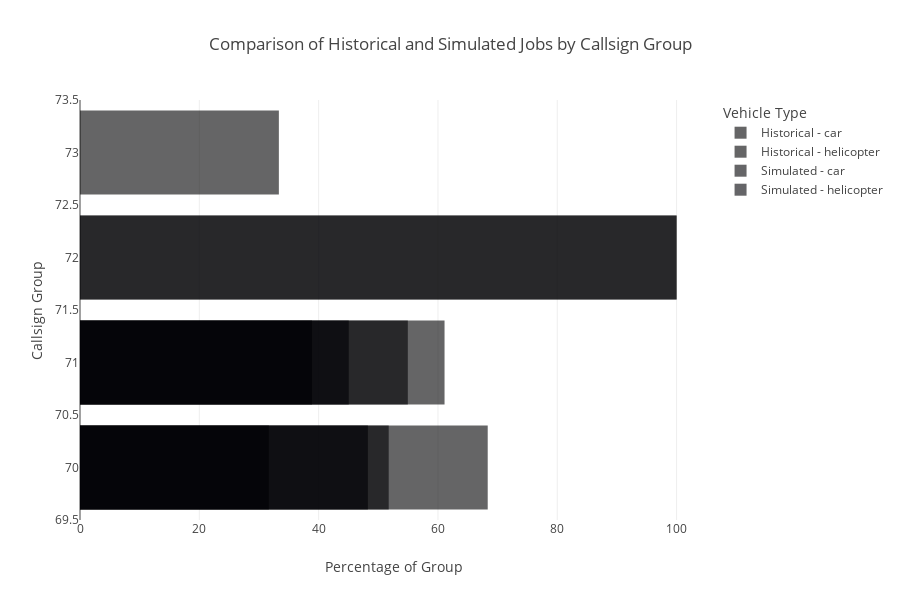

Notebook source saved alongside this figure:
### Code cell
import plotly.graph_objects as go

# First bar chart (Jobs by Callsign Group)
fig1 = go.Figure()

for vehicle in jobs_by_callsign_long["vehicle_type"].unique():
    filtered_data = jobs_by_callsign_long[
        jobs_by_callsign_long["vehicle_type"] == vehicle
    ].groupby(["callsign_group", "vehicle_type", "callsign"])[["percentage_of_group"]].mean().reset_index()

    fig1.add_trace(go.Bar(
        x=filtered_data["percentage_of_group"],
        y=filtered_data["callsign_group"],
        name=f"Historical - {vehicle}",
        orientation='h',
        opacity=0.6  # Makes overlapping bars visible
    ))

# Second bar chart (Simulation Averages)
for vehicle in sim_averages["vehicle_type"].unique():
    filtered_data = sim_averages[sim_averages["vehicle_type"] == vehicle]

    fig1.add_trace(go.Bar(
        x=filtered_data["percentage_of_group"],
        y=filtered_data["callsign_group"],
        name=f"Simulated - {vehicle}",
        orientation='h',
        opacity=0.6  # Same opacity for consistency
    ))

# Layout settings
fig1.update_layout(
    title="Comparison of Historical and Simulated Jobs by Callsign Group",
    xaxis_title="Percentage of Group",
    yaxis_title="Callsign Group",
    barmode="overlay",  # Overlays bars instead of stacking
    legend_title="Vehicle Type",
    height=600
)

fig1.show()

### Figure 1 — Plotly figure (JSON) as saved in the notebook; plotly's stock layout.template omitted (floating-point values rounded to 4 significant figures)
{"data": [{"name": "Historical - car", "opacity": 0.6, "orientation": "h", "type": "bar", "x": [31.66, 38.9, 100, 33.33], "y": ["70", "71", "72", "73"]}, {"name": "Historical - helicopter", "opacity": 0.6, "orientation": "h", "type": "bar", "x": [68.34, 61.1], "y": ["70", "71"]}, {"name": "Simulated - car", "opacity": 0.6, "orientation": "h", "type": "bar", "x": [51.74, 54.95, 100], "y": ["70", "71", "72"]}, {"name": "Simulated - helicopter", "opacity": 0.6, "orientation": "h", "type": "bar", "x": [48.26, 45.05], "y": ["70", "71"]}], "layout": {"barmode": "overlay", "height": 600, "legend": {"title": {"text": "Vehicle Type"}}, "title": {"text": "Comparison of Historical and Simulated Jobs by Callsign Group"}, "xaxis": {"title": {"text": "Percentage of Group"}}, "yaxis": {"title": {"text": "Callsign Group"}}}}
